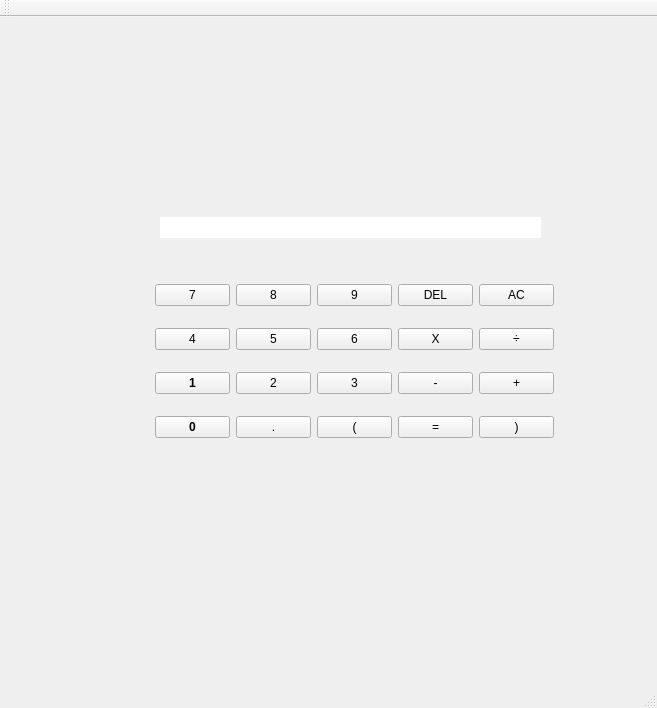
<?xml version="1.0" encoding="UTF-8"?>
<ui version="4.0">
 <class>MainWindowClass</class>
 <widget class="QMainWindow" name="MainWindowClass">
  <property name="geometry">
   <rect>
    <x>0</x>
    <y>0</y>
    <width>657</width>
    <height>708</height>
   </rect>
  </property>
  <property name="windowTitle">
   <string>MainWindow</string>
  </property>
  <widget class="QWidget" name="centralWidget">
   <widget class="QWidget" name="layoutWidget">
    <property name="geometry">
     <rect>
      <x>144</x>
      <y>240</y>
      <width>421</width>
      <height>211</height>
     </rect>
    </property>
    <layout class="QGridLayout" name="gridLayout">
     <item row="0" column="0">
      <widget class="QPushButton" name="number7">
       <property name="text">
        <string>7</string>
       </property>
      </widget>
     </item>
     <item row="0" column="1">
      <widget class="QPushButton" name="number8">
       <property name="text">
        <string>8</string>
       </property>
      </widget>
     </item>
     <item row="0" column="2">
      <widget class="QPushButton" name="number9">
       <property name="text">
        <string>9</string>
       </property>
      </widget>
     </item>
     <item row="0" column="3">
      <widget class="QPushButton" name="deleteButton">
       <property name="text">
        <string>DEL</string>
       </property>
      </widget>
     </item>
     <item row="0" column="4">
      <widget class="QPushButton" name="clearButton">
       <property name="text">
        <string>AC</string>
       </property>
       <property name="iconSize">
        <size>
         <width>16</width>
         <height>16</height>
        </size>
       </property>
      </widget>
     </item>
     <item row="1" column="0">
      <widget class="QPushButton" name="number4">
       <property name="text">
        <string>4</string>
       </property>
      </widget>
     </item>
     <item row="1" column="1">
      <widget class="QPushButton" name="number5">
       <property name="text">
        <string>5</string>
       </property>
      </widget>
     </item>
     <item row="1" column="2">
      <widget class="QPushButton" name="number6">
       <property name="text">
        <string>6</string>
       </property>
      </widget>
     </item>
     <item row="1" column="3">
      <widget class="QPushButton" name="multipButton">
       <property name="text">
        <string>X</string>
       </property>
      </widget>
     </item>
     <item row="1" column="4">
      <widget class="QPushButton" name="divButton">
       <property name="text">
        <string>÷</string>
       </property>
      </widget>
     </item>
     <item row="2" column="0">
      <widget class="QPushButton" name="number1">
       <property name="font">
        <font>
         <bold>true</bold>
        </font>
       </property>
       <property name="text">
        <string>1</string>
       </property>
      </widget>
     </item>
     <item row="2" column="1">
      <widget class="QPushButton" name="number2">
       <property name="text">
        <string>2</string>
       </property>
      </widget>
     </item>
     <item row="2" column="2">
      <widget class="QPushButton" name="number3">
       <property name="text">
        <string>3</string>
       </property>
      </widget>
     </item>
     <item row="2" column="3">
      <widget class="QPushButton" name="minusButton">
       <property name="text">
        <string>-</string>
       </property>
      </widget>
     </item>
     <item row="2" column="4">
      <widget class="QPushButton" name="plusButton">
       <property name="text">
        <string>+</string>
       </property>
      </widget>
     </item>
     <item row="3" column="0">
      <widget class="QPushButton" name="number0">
       <property name="font">
        <font>
         <bold>true</bold>
        </font>
       </property>
       <property name="text">
        <string>0</string>
       </property>
      </widget>
     </item>
     <item row="3" column="1">
      <widget class="QPushButton" name="decimalPoint">
       <property name="font">
        <font>
         <pointsize>9</pointsize>
         <bold>false</bold>
        </font>
       </property>
       <property name="text">
        <string>.</string>
       </property>
      </widget>
     </item>
     <item row="3" column="2">
      <widget class="QPushButton" name="openBracket">
       <property name="text">
        <string>(</string>
       </property>
      </widget>
     </item>
     <item row="3" column="3">
      <widget class="QPushButton" name="resultButton">
       <property name="text">
        <string>=</string>
       </property>
      </widget>
     </item>
     <item row="3" column="4">
      <widget class="QPushButton" name="closeBracket">
       <property name="text">
        <string>)</string>
       </property>
      </widget>
     </item>
    </layout>
   </widget>
   <widget class="QLabel" name="label">
    <property name="geometry">
     <rect>
      <x>160</x>
      <y>200</y>
      <width>381</width>
      <height>21</height>
     </rect>
    </property>
    <property name="layoutDirection">
     <enum>Qt::RightToLeft</enum>
    </property>
    <property name="styleSheet">
     <string notr="true">background-color: rgb(255, 255, 255);</string>
    </property>
    <property name="text">
     <string/>
    </property>
   </widget>
  </widget>
  <widget class="QMenuBar" name="menuBar">
   <property name="geometry">
    <rect>
     <x>0</x>
     <y>0</y>
     <width>657</width>
     <height>22</height>
    </rect>
   </property>
  </widget>
  <widget class="QToolBar" name="mainToolBar">
   <attribute name="toolBarArea">
    <enum>TopToolBarArea</enum>
   </attribute>
   <attribute name="toolBarBreak">
    <bool>false</bool>
   </attribute>
  </widget>
  <widget class="QStatusBar" name="statusBar"/>
 </widget>
 <layoutdefault spacing="6" margin="11"/>
 <resources>
  <include location="MainWindow.qrc"/>
 </resources>
 <connections/>
</ui>
